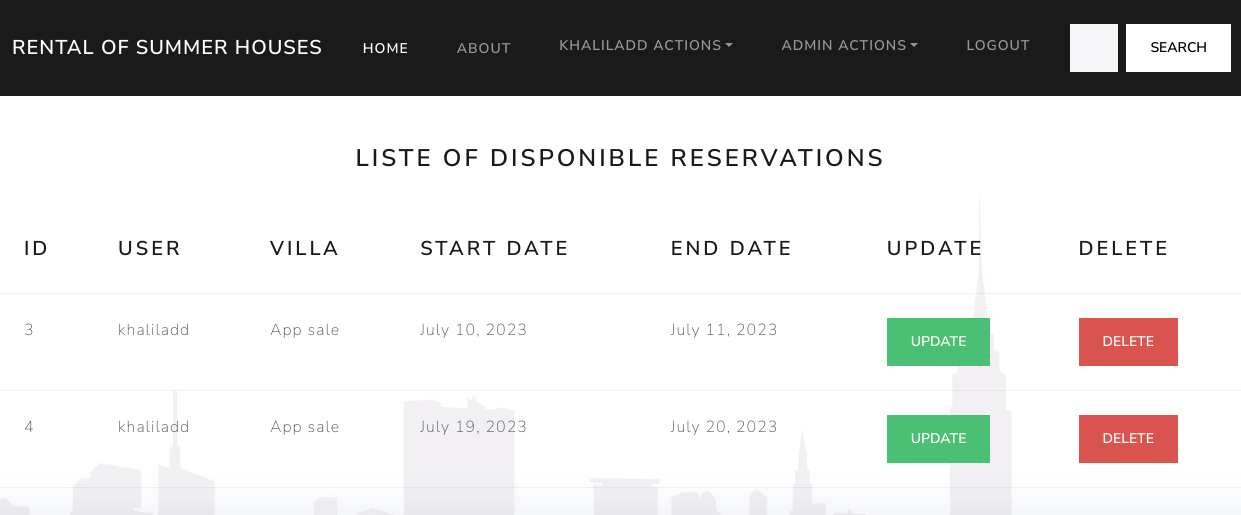
Screenshot of /listeperreser2/ (signed in) with the database file from the repository.
### Consulte_poste/models.py (models this page shows, shortened)
class ResrvationAppartement(models.Model):
    user=models.ForeignKey(settings.AUTH_USER_MODEL, on_delete=models.CASCADE)
    house = models.ForeignKey(Appartement, on_delete=models.CASCADE)
    StartDayReser =models.DateField()
    EndDayReser =models.DateField()

class Maison(models.Model):
    user=models.ForeignKey(settings.AUTH_USER_MODEL, on_delete=models.CASCADE)
    Title = models.CharField(max_length=20)
    Description = models.CharField(max_length=100)
    Address =models.CharField(max_length=40)
    Image1 = models.ImageField()
    Image2 = models.ImageField()
    Image3 = models.ImageField()
    Image4 = models.ImageField()
    PrixDay = models.PositiveIntegerField()
    StartDay =models.DateField()
    EndDay = models.DateField()
    def __str__(self):
        return self.Title
    class Meta :
        abstract = True

class Appartement(Maison):
    NumImmeble = models.PositiveIntegerField()
    NumEtage= models.PositiveIntegerField()
    NumAppartement=models.PositiveIntegerField()

### Consulte_poste/views.py (the view)
# urls.py: path('listeperreser2/',ListePersReservation2View.as_view(),name="Liste-PersReserApp"),
class ListePersReservation2View(ListView):
    template_name = 'listePersReservation2.html'
    model = ResrvationAppartement
    context_object_name = 'a'

### Consulte_poste/templates/listePersReservation2.html (shortened to what this page needs)
{% load static %}
<!DOCTYPE html>
<html>
  <head>
    <link rel="stylesheet" href="{% static 'css/bootstrap.min.css' %}" />
  </head>
  <body>
    <nav class="navbar navbar-expand-lg navbar-dark bg-primary">
      <div class="container-fluid">
        <a class="navbar-brand" href="{% url 'Consulte_poste:homeIn' %}">rental of summer houses</a>
        <div class="collapse navbar-collapse" id="navbarColor01">
          <ul class="navbar-nav me-auto">
            <li class="nav-item">
              <a class="nav-link active" href="{% url 'Consulte_poste:homeIn' %}">Home
              </a>
            </li>
            <li class="nav-item">
              <a class="nav-link" href="#">About</a>
            </li>
          </ul>
          <form class="d-flex">
            {% if user.is_authenticated %}
            <ul class="navbar-nav me-auto">
                <li class="nav-item dropdown">
                    <a class="nav-link dropdown-toggle" data-bs-toggle="dropdown" href="#" role="button" aria-haspopup="true" aria-expanded="false">{{user}} ACTIONS</a>
                  </li>
                  {% if user.is_superuser %}
                  <li class="nav-item dropdown">
                    <a class="nav-link dropdown-toggle" data-bs-toggle="dropdown" href="#" role="button" aria-haspopup="true" aria-expanded="false">ADMIN ACTIONS</a>
                  </li>
                  {% endif %}
                <li class="nav-item">
                  <a class="nav-link" href="{% url 'Logout' %}">LOGOUT</a>
                </li>
             </ul>
            {% endif %}
            <input class="form-control me-sm-2" type="search" placeholder="Search">
            <button class="btn btn-secondary my-2 my-sm-0" type="submit">Search</button>
          </form>
         </div>
      </div>
    </nav>
<br>
<br>
    <legend Align=Center><h3>LISTE OF DISPONIBLE RESERVATIONS</h3></legend>
    {% block content %}
      <br>
      <br>
      <table class="table table-hover">
        <thead>
          <tr>
            <th scope="col"><h4>ID</h4></th>
            <th scope="col"><h4>USER</h4></th>
            <th scope="col"><h4>VILLA </h4></th>
            <th scope="col"><h4>START DATE</h4></th>
            <th scope="col"><h4>END DATE</h4></th>
            <th scope="col"><h4>UPDATE</h4></th>
            <th scope="col"><h4>DELETE</h4></th>
          </tr>
        </thead>
        <tbody>
          {% for U in a %}
          {% if user == U.user %}
          <tr class="table-default">
            <td>{{ U.id }}</td>
            <td>{{ U.user }}</td>
            <td>{{ U.house }}</td>
            <td>{{ U.StartDayReser }}</td>
            <td>{{ U.EndDayReser }}</td>
            <td>
                <a href="{% url 'Consulte_poste:Update-reservation1' U.id  %}"  >
                <button type="button" class="btn btn-success">UPDATE</button>
            </td>
            <td>
                <a href="{% url 'Consulte_poste:Delete-reservation1' U.id  %}"  >
                <button type="button" class="btn btn-danger">DELETE</button>
            </td>
          </tr>
          {% endif %}
          {% endfor %}
        </tbody>
    </table>
        {% endblock content %}
  </body>
</html>

### rows the page displays
ResrvationAppartement: id "3", user "khaliladd", house "App sale", StartDayReser "July 10, 2023", EndDayReser "July 11, 2023"
ResrvationAppartement: id "4", user "khaliladd", house "App sale", StartDayReser "July 19, 2023", EndDayReser "July 20, 2023"

### other values shown
{{ user }} "KHALILADD"
